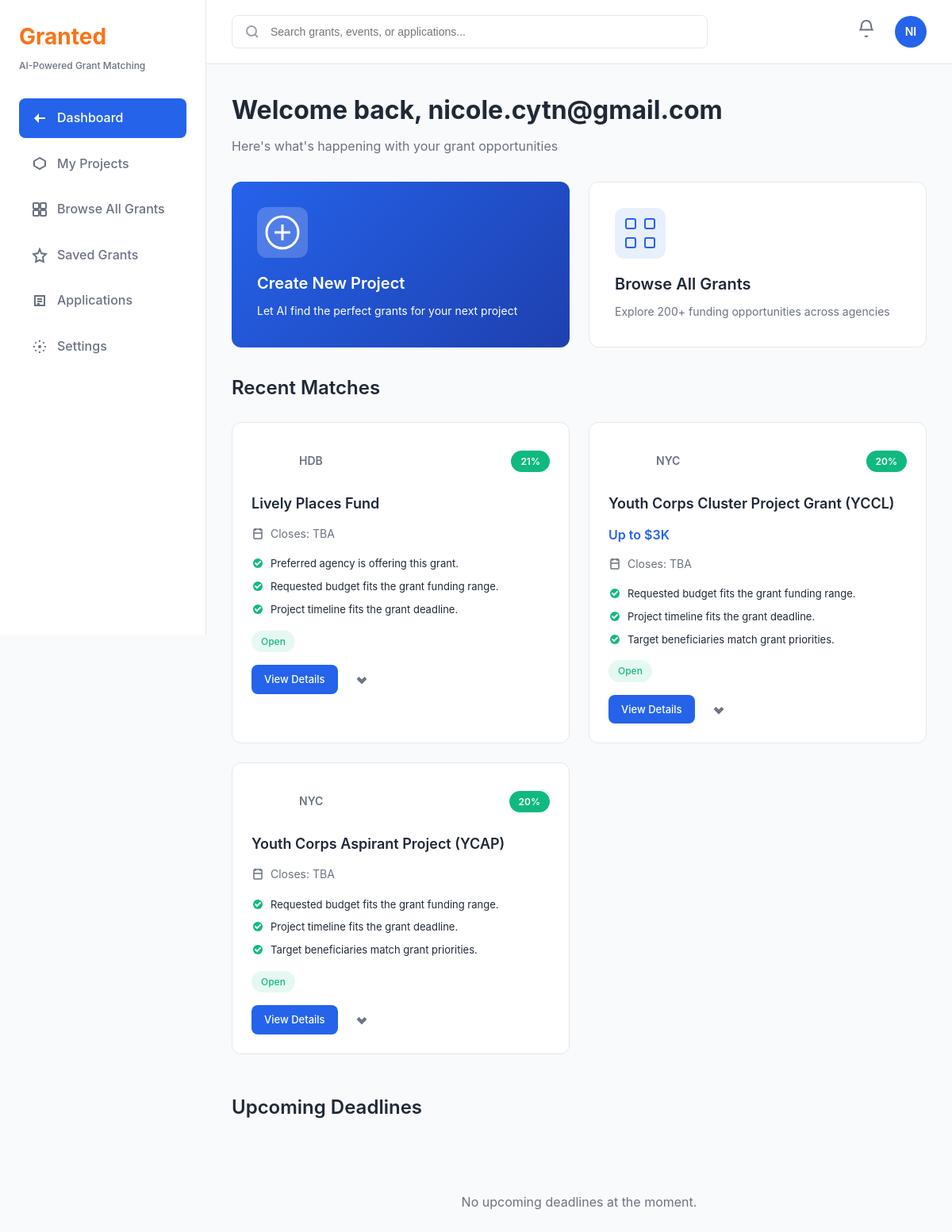
/ (signed in), run on an earlier commit of the app's database.
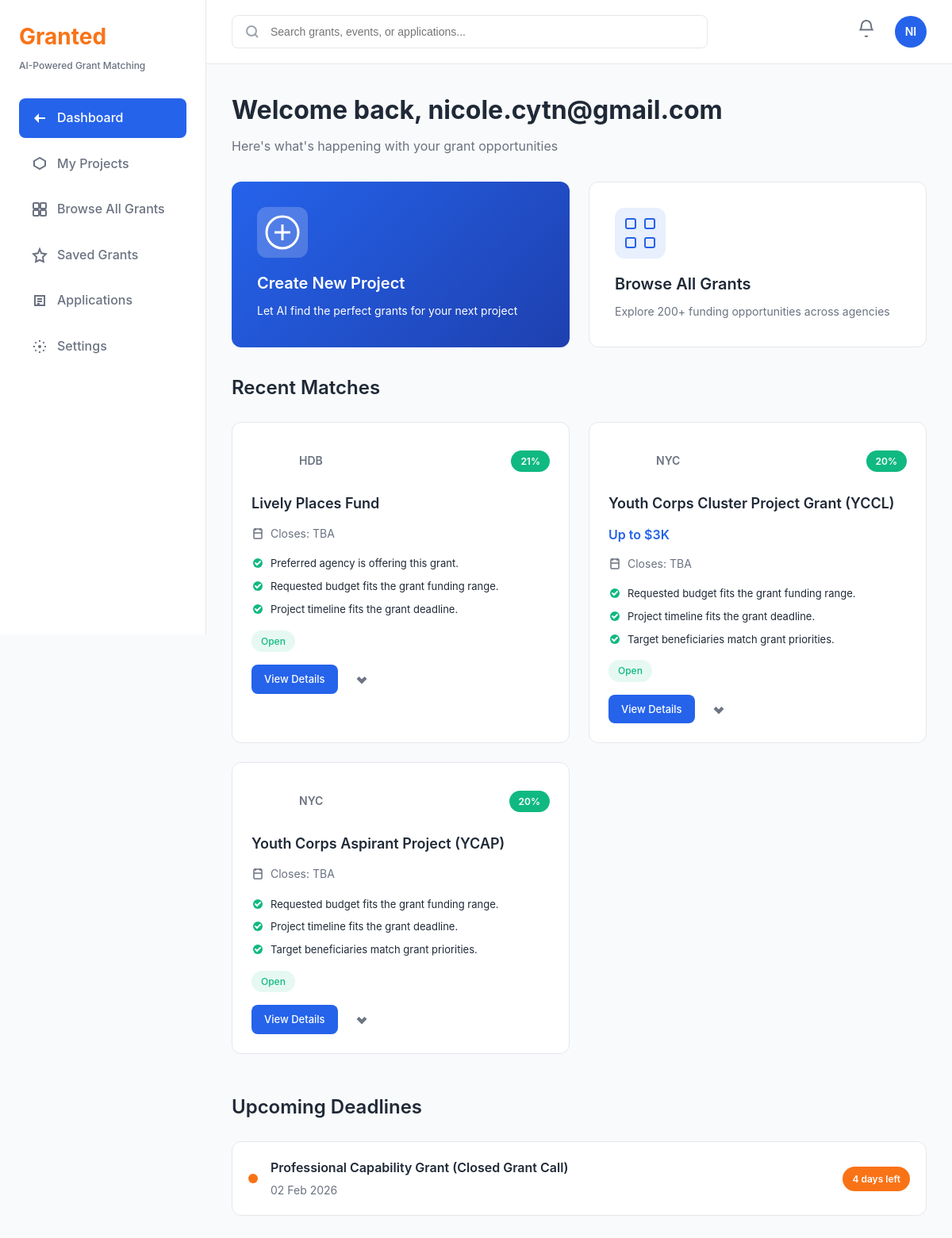
And on a later commit of the database.
### grants/models.py (models this page shows, shortened)
class GrantMatch(models.Model):
    project = models.ForeignKey(Project, on_delete=models.CASCADE, related_name='matches')
    grant = models.ForeignKey(Grant, on_delete=models.CASCADE, related_name='matches')
    match_score = models.IntegerField(
        validators=[MinValueValidator(0), MaxValueValidator(100)],
        help_text="Match percentage (0-100)"
    )
    match_reasons = models.JSONField(default=list, help_text="List of reasons why this is a good match")
    is_saved = models.BooleanField(default=False)
    created_at = models.DateTimeField(auto_now_add=True)
    class Meta:
        unique_together = ['project', 'grant']
        ordering = ['-match_score']

class Grant(models.Model):
    STATUS_CHOICES = [
        ('open', 'Open'),
        ('closed', 'Closed'),
        ('upcoming', 'Upcoming'),
    ]
    title = models.CharField(max_length=300)
    agency = models.ForeignKey(Agency, on_delete=models.CASCADE, related_name='grants')
    description = models.TextField()
    about_text = models.TextField(blank=True, help_text="About this grant section")
    who_can_apply_text = models.TextField(blank=True, help_text="Who can apply section")
    when_to_apply_text = models.TextField(blank=True, help_text="When to apply section")
    funding_text = models.TextField(blank=True, help_text="Funding information section")
    funding_min = models.DecimalField(max_digits=12, decimal_places=2, null=True, blank=True)
    funding_max = models.DecimalField(max_digits=12, decimal_places=2, null=True, blank=True)
    closing_date = models.DateField(null=True, blank=True)
    opening_date = models.DateField(null=True, blank=True)
    duration_years = models.CharField(max_length=50, blank=True)  # e.g., "2-3 years", "1-2 years"
    status = models.CharField(max_length=20, choices=STATUS_CHOICES, default='open')
    eligibility_criteria = models.TextField(blank=True)
    application_url = models.URLField(blank=True)
    icon_name = models.CharField(max_length=50, blank=True)  # For UI icons
    match_score = models.IntegerField(
        default=0,
        validators=[MinValueValidator(0), MaxValueValidator(100)],
        help_text="AI-calculated match score (0-100)"
    )
    created_at = models.DateTimeField(auto_now_add=True)
    updated_at = models.DateTimeField(auto_now=True)
    source_url = models.URLField(blank=True, help_text="URL from OurSG Grants Portal")
    external_id = models.CharField(max_length=100, blank=True, help_text="External ID from source")
    class Meta:
        ordering = ['-match_score', '-closing_date']
        indexes = [
            models.Index(fields=['status', 'closing_date']),
            models.Index(fields=['match_score']),
        ]
    @property
    def funding_range(self):
        if self.funding_min and self.funding_max:
            return f"${self.funding_min:,.0f}K - ${self.funding_max:,.0f}K"
        elif self.funding_min:
            return f"${self.funding_min:,.0f}K+"
        elif self.funding_max:
            return f"Up to ${self.funding_max:,.0f}K"
        return "Amount not specified"
    @property
    def days_until_deadline(self):
        if self.closing_date:
            delta = self.closing_date - timezone.now().date()
            return delta.days
        return None

class Agency(models.Model):
    name = models.CharField(max_length=200)
    acronym = models.CharField(max_length=20, unique=True)
    description = models.TextField(blank=True)
    website = models.URLField(blank=True)
    logo_url = models.URLField(blank=True)

### grants/views.py (the view)
# urls.py: path('', views.dashboard, name='dashboard'),
@login_required
def dashboard(request):
    try:
        user = request.user
        profile, _ = UserProfile.objects.get_or_create(
            user=user,
            defaults={'avatar_initials': user.username[:2].upper() if len(user.username) >= 2 else user.username[0].upper()}
        )
        projects = Project.objects.filter(user=user)
        recent_matches = GrantMatch.objects.filter(project__user=user).select_related('grant', 'grant__agency')[:3]
        upcoming_deadlines = Grant.objects.filter(
            status='open',
            closing_date__gte=timezone.now().date(),
            closing_date__lte=timezone.now().date() + timedelta(days=120)
        ).order_by('closing_date')[:3]
        unread_notifications = Notification.objects.filter(user=user, is_read=False).count()
        new_matching_grants = []
        if projects.exists():
            for project in projects[:1]:  # Check first project
                matching_grants = Grant.objects.filter(
                    status='open',
                    match_score__gte=80
                ).exclude(
                    matches__project=project
                )[:2]
                new_matching_grants.extend(matching_grants)
        context = {
            'user': user,
            'profile': profile,
            'projects': projects,
            'recent_matches': recent_matches,
            'upcoming_deadlines': upcoming_deadlines,
            'unread_notifications': unread_notifications,
            'new_matching_grants': new_matching_grants[:2],
        }
        return render(request, 'grants/dashboard.html', context)
    except Exception as e:
        import traceback
        error_msg = f"Dashboard error: {str(e)}\n{traceback.format_exc()}"
        print(error_msg)
        from django.http import HttpResponse
        return HttpResponse(f"<h1>Error</h1><p>{str(e)}</p><pre>{traceback.format_exc()}</pre>", status=500)

### grants/templates/grants/dashboard.html (shortened to what the changed rows need)
{% extends 'grants/base.html' %}
{% load static %}
{% block content %}
<div class="dashboard">
    <div class="welcome-section">
        <h1 class="welcome-title">Welcome back, {{ profile.organization_name|default:user.username }}</h1>
    </div>
    <div class="section">
        <h2 class="section-title">Recent Matches</h2>
        <div class="grant-cards">
            {% for match in recent_matches %}
            <div class="grant-card">
                <div class="grant-card-header">
                    <div class="grant-icon">
                        {% if match.grant.icon_name %}
                            <span class="icon-{{ match.grant.icon_name }}">{{ match.grant.agency.acronym|slice:":1" }}</span>
                        {% else %}
                            <span class="grant-icon-default">{{ match.grant.agency.acronym|slice:":1" }}</span>
                        {% endif %}
                    </div>
                    <div class="grant-agency">{{ match.grant.agency.acronym }}</div>
                    <div class="match-badge match-badge-high">{{ match.match_score }}%</div>
                </div>
                <h3 class="grant-title">{{ match.grant.title }}</h3>
                {% if match.grant.funding_min or match.grant.funding_max %}
                <div class="grant-funding">{{ match.grant.funding_range }}</div>
                {% endif %}
                <div class="grant-deadline">
                    <svg width="16" height="16" viewBox="0 0 16 16" fill="none">
                        <rect x="3" y="2" width="10" height="12" rx="1" stroke="currentColor" stroke-width="1.5" fill="none"/>
                        <path d="M5 1V4M11 1V4M3 7H13" stroke="currentColor" stroke-width="1.5"/>
                    </svg>
                    Closes: {{ match.grant.closing_date|date:"d M Y"|default:"TBA" }}
                </div>
                <ul class="grant-features">
                    {% for reason in match.match_reasons|slice:":3" %}
                    <li>
                        <svg width="16" height="16" viewBox="0 0 16 16" fill="none">
                            <circle cx="8" cy="8" r="6" fill="currentColor"/>
                            <path d="M5 8L7 10L11 6" stroke="white" stroke-width="2" stroke-linecap="round"/>
                        </svg>
                        {{ reason }}
                    </li>
                    {% endfor %}
                </ul>
                <div class="grant-tags">
                    <span class="tag tag-green">{{ match.grant.get_status_display }}</span>
                </div>
                <div class="grant-card-actions">
                    <a href="{% url 'grants:grant_detail' match.grant.id %}" class="btn btn-primary btn-sm">View Details</a>
                    <button class="btn-icon" onclick="toggleSave({{ match.grant.id }})">
                        <svg width="20" height="20" viewBox="0 0 20 20" fill="{% if match.is_saved %}currentColor{% else %}none{% endif %}" stroke="currentColor" stroke-width="2">
                            <path d="M10 15L5 10L6.5 8.5L10 12L13.5 8.5L15 10L10 15Z"/>
                        </svg>
                    </button>
                </div>
            </div>
            {% empty %}
            <div class="empty-state">
                <p>No matches yet. Create a project to find matching grants!</p>
            </div>
            {% endfor %}
        </div>
    </div>
    <div class="section">
        <h2 class="section-title">Upcoming Deadlines</h2>
        <div class="deadlines-list">
            {% for grant in upcoming_deadlines %}
            <div class="deadline-item">
                <div class="deadline-dot {% if grant.days_until_deadline <= 60 %}deadline-urgent{% elif grant.days_until_deadline <= 90 %}deadline-warning{% else %}deadline-ok{% endif %}"></div>
                <div class="deadline-content">
                    <div class="deadline-title">{{ grant.title }}</div>
                    <div class="deadline-date">{{ grant.closing_date|date:"d M Y" }}</div>
                </div>
                <div class="deadline-badge {% if grant.days_until_deadline <= 60 %}badge-orange{% elif grant.days_until_deadline <= 90 %}badge-yellow{% else %}badge-green{% endif %}">
                    {{ grant.days_until_deadline }} day{{ grant.days_until_deadline|pluralize }} left
                </div>
            </div>
            {% empty %}
            <div class="empty-state">
                <p>No upcoming deadlines at the moment.</p>
            </div>
            {% endfor %}
        </div>
    </div>
</div>
{% endblock %}

What changed in the data, as far as the page shows it:
now on this page (row edited): Grant: title "Professional Capability Grant (Closed Grant Call)", closing_date "02 Feb 2026", days_until_deadline "4"
Also different on the page:
text no longer shown: "No upcoming deadlines at the moment."
